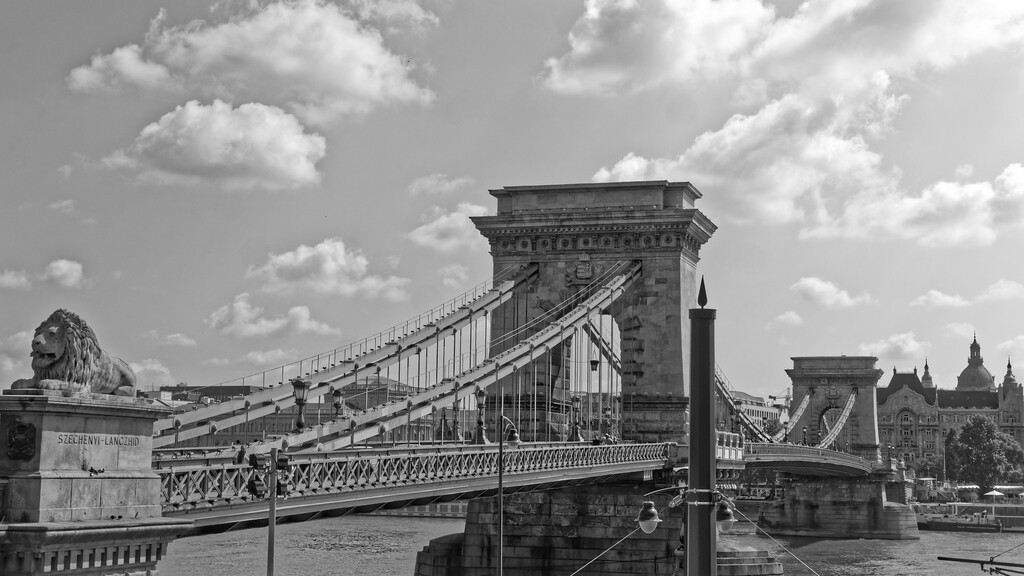
#> input picture Tarea_03/puente.jpg, 1024 x 576 px, found by its file name
$ python test_nonise.py
#> lines starting #> are read from the running program, lines starting #| are printed output that depends on the picture
import cv2
import numpy as np

# img = cv2.imread(
#     '/Users/pyanezs/Documents/procesamiento-imagenes/Fotos/cameraman.png',
#     cv2.IMREAD_GRAYSCALE)
img = cv2.imread(
    '/Users/pyanezs/Documents/procesamiento-imagenes/Tarea_03/outs/p1/puente.jpg',
    cv2.IMREAD_GRAYSCALE)
#> img is the input picture: shape (576, 1024); min 0, max 255, mean 142.9

m = img.shape[0]
#> m = 576
delta = 15
V = np.fix(np.linspace(delta, m-delta, delta)).astype('uint8')
img[V, :] = img[V, :]+50
img[:, V] = img[:, V]+50
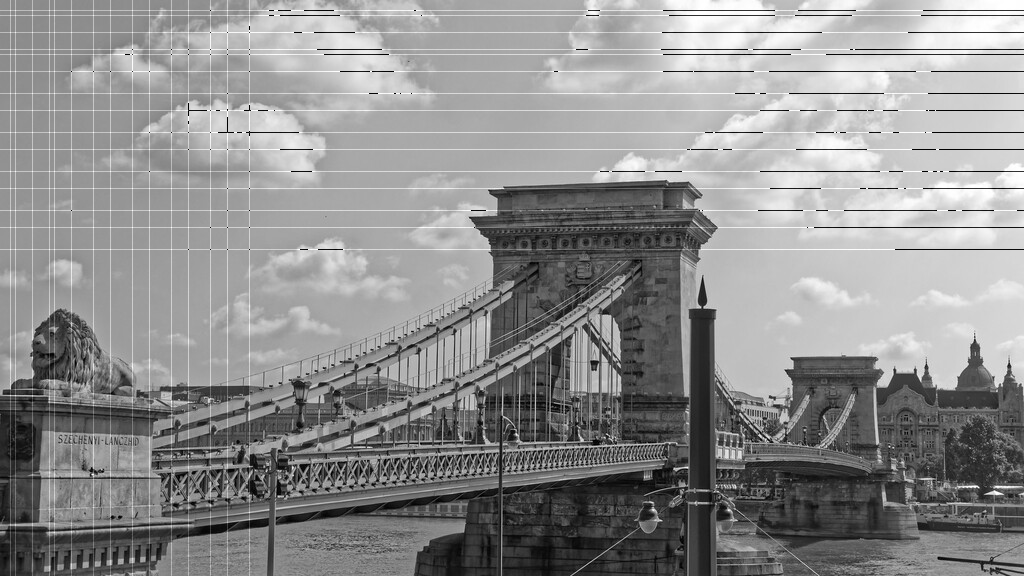
#> img: shape (576, 1024); min 0, max 255, mean 143
cv2.imshow('ruido', img)


cv2.waitKey()

$ run again, with Fotos/cameraman.png saved as Tarea_03/puente.jpg
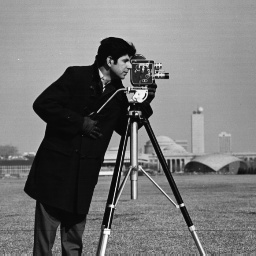
#> input picture Fotos/cameraman.png, 256 x 256 px, found by its file name
#> img is the input picture: shape (256, 256); min 4, max 254, mean 118.7
#> `img[:, V] = img[:, V]+50`:
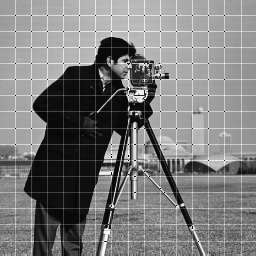
#> img: shape (256, 256); min 0, max 255, mean 124
